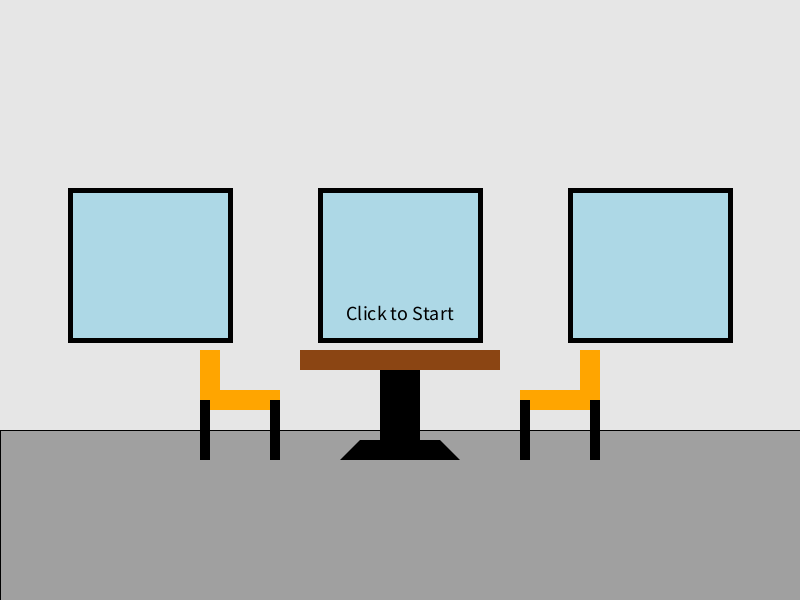
Frame 1 (no input)
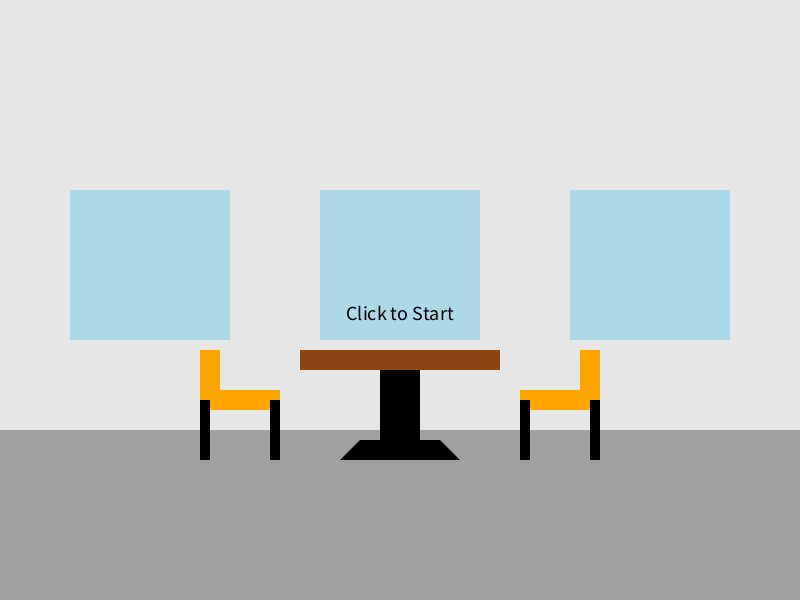
Frame 60 (the mouse pressed at the canvas centre just before this capture)
Frame 120 (the mouse held since frame 60 and released just before this capture): identical to frame 60, image omitted

The Processing sketch that drew these frames (run headless with seeded random() and noise(); from frame 60 on, the mouse is pressed at the canvas centre):

// Processing sketch: sketch_voorkantTIcTacToe
// ── sketch_voorkantTIcTacToe.pde
int scene = 1;
void setup() {
  size(800, 600); // Canvas size
  background(255); // Grijze achtergrond voor de muur
}

void draw() {
  if (scene == 1) {
    background(230); 
    drawRoom();  // Teken de kamer met de stoel en het pijltje
  } else if (scene == 2) {
    background(139, 69, 19);
    drawBack();
  }
}

void drawRoom() {
  fill(160); 
  rect(0,430,800,600); //vloer
  
  strokeWeight(5);  
  fill(173, 216, 230);  
  rect(320, 190, 160, 150); //raam
   rect(70, 190, 160, 150); // Raam aan de linkerzijde
    rect(570, 190, 160, 150); // Raam aan de rechterzijde
 
  noStroke();
  fill(139, 69, 19);
  rect(300, 350, 200, 20); // Tafelblad 

  fill(0); 
  rect(380, 370, 40, 70); 
  quad(360, 440, 440, 440, 460, 460, 340, 460); // Voetplaat

  fill(255, 165, 0); // zitting                    // stoel links
  rect(200, 390, 80, 20); 
  rect(200, 350, 20, 40); // Rugleuning 

  fill(0);                                            
  rect(200, 400, 10, 60); 
  rect(270, 400, 10, 60); // pootjes
  
  fill(255, 165, 0); // zitting                  // stoel rechts
  rect(520, 390, 80, 20); 
  rect(580, 350, 20, 40); // Rugleuning               

  fill(0); 
  rect(520, 400, 10, 60); 
  rect(590, 400, 10, 60); // pootjes
  
  fill(0);
  textSize(20);
  textAlign(CENTER);
  text("Click to Start", 400, 320);  
}

void drawBack() {
  fill(0); // knop
  rect(10, 10, 100, 40); 

  fill(255); 
  textSize(20);
  textAlign(CENTER, CENTER);
  text("Back", 60, 30); 
}
void mousePressed() {
  if (scene == 1) {
    if (mouseX > 300 && mouseX < 500 && mouseY > 320 && mouseY < 340) {
      scene = 2;
    }
   } else if (scene == 2) {
    if (mouseX > 10 && mouseX < 110 && mouseY > 10 && mouseY < 50) {
      scene = 1; 
    }
  }
}

      
